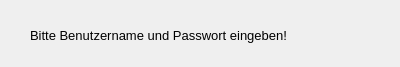
<?xml version="1.0" encoding="UTF-8"?>
<ui version="4.0">
 <class>MessageBox</class>
 <widget class="QDialog" name="MessageBox">
  <property name="geometry">
   <rect>
    <x>0</x>
    <y>0</y>
    <width>400</width>
    <height>67</height>
   </rect>
  </property>
  <property name="windowTitle">
   <string>Messsage</string>
  </property>
  <widget class="QLabel" name="message">
   <property name="geometry">
    <rect>
     <x>30</x>
     <y>20</y>
     <width>341</width>
     <height>31</height>
    </rect>
   </property>
   <property name="font">
    <font>
     <pointsize>10</pointsize>
    </font>
   </property>
   <property name="text">
    <string>Bitte Benutzername und Passwort eingeben!</string>
   </property>
  </widget>
 </widget>
 <resources/>
 <connections/>
</ui>
